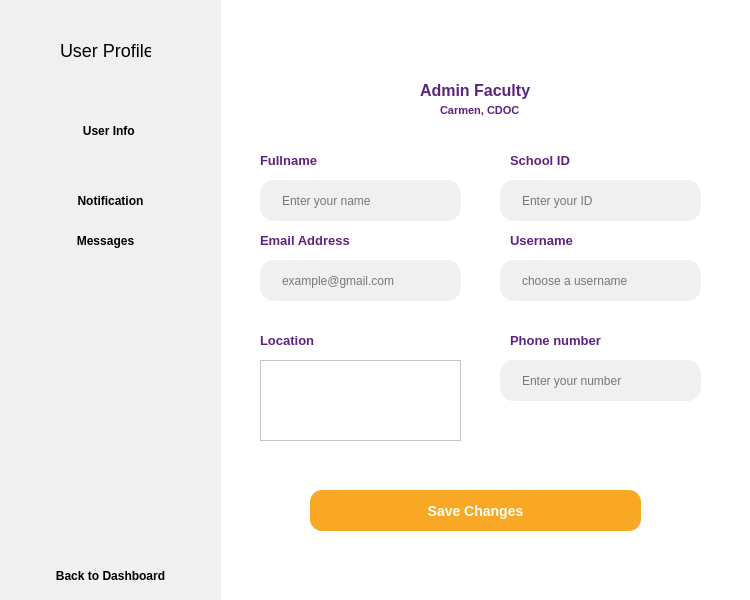
<?xml version="1.0" encoding="UTF-8"?>
<ui version="4.0">
 <class>Dialog</class>
 <widget class="QDialog" name="Dialog">
  <property name="geometry">
   <rect>
    <x>0</x>
    <y>0</y>
    <width>750</width>
    <height>600</height>
   </rect>
  </property>
  <property name="sizePolicy">
   <sizepolicy hsizetype="Fixed" vsizetype="Fixed">
    <horstretch>0</horstretch>
    <verstretch>0</verstretch>
   </sizepolicy>
  </property>
  <property name="minimumSize">
   <size>
    <width>750</width>
    <height>600</height>
   </size>
  </property>
  <property name="maximumSize">
   <size>
    <width>750</width>
    <height>600</height>
   </size>
  </property>
  <property name="windowTitle">
   <string>Dialog</string>
  </property>
  <property name="styleSheet">
   <string notr="true">background-color: white;</string>
  </property>
  <widget class="QGroupBox" name="buttons_sidegroup">
   <property name="geometry">
    <rect>
     <x>0</x>
     <y>0</y>
     <width>221</width>
     <height>611</height>
    </rect>
   </property>
   <property name="styleSheet">
    <string notr="true">QGroupBox{
border: 0px;
	background-color: rgb(240, 240, 240);
}
QPushButton {
 
	color: black;
		background-color: rgb(240, 240, 240);
	
border: 0px solid;
border-radius : 2px;

}

QPushButton:hover {
	
	background-color: rgb(66, 24, 90);
	
	color:white;
}
</string>
   </property>
   <property name="title">
    <string/>
   </property>
   <widget class="QPushButton" name="edit_buttn">
    <property name="geometry">
     <rect>
      <x>-10</x>
      <y>90</y>
      <width>231</width>
      <height>81</height>
     </rect>
    </property>
    <property name="font">
     <font>
      <weight>75</weight>
      <italic>false</italic>
      <bold>true</bold>
     </font>
    </property>
    <property name="styleSheet">
     <string notr="true"/>
    </property>
    <property name="text">
     <string>  User Info</string>
    </property>
    <property name="icon">
     <iconset>
      <normaloff>../../img/faculty/availability.svg</normaloff>../../img/faculty/availability.svg</iconset>
    </property>
    <property name="iconSize">
     <size>
      <width>28</width>
      <height>50</height>
     </size>
    </property>
   </widget>
   <widget class="QPushButton" name="logout_buttn">
    <property name="geometry">
     <rect>
      <x>0</x>
      <y>550</y>
      <width>221</width>
      <height>51</height>
     </rect>
    </property>
    <property name="font">
     <font>
      <weight>75</weight>
      <italic>false</italic>
      <bold>true</bold>
     </font>
    </property>
    <property name="styleSheet">
     <string notr="true"/>
    </property>
    <property name="text">
     <string>Back to Dashboard</string>
    </property>
    <property name="icon">
     <iconset>
      <normaloff>../../img/faculty/logout.svg</normaloff>../../img/faculty/logout.svg</iconset>
    </property>
   </widget>
   <widget class="QPushButton" name="notification_buttn">
    <property name="geometry">
     <rect>
      <x>0</x>
      <y>180</y>
      <width>221</width>
      <height>41</height>
     </rect>
    </property>
    <property name="font">
     <font>
      <weight>75</weight>
      <italic>false</italic>
      <bold>true</bold>
     </font>
    </property>
    <property name="styleSheet">
     <string notr="true"/>
    </property>
    <property name="text">
     <string>Notification</string>
    </property>
    <property name="iconSize">
     <size>
      <width>30</width>
      <height>50</height>
     </size>
    </property>
   </widget>
   <widget class="QLabel" name="label">
    <property name="geometry">
     <rect>
      <x>60</x>
      <y>40</y>
      <width>91</width>
      <height>21</height>
     </rect>
    </property>
    <property name="styleSheet">
     <string notr="true">background-color: rgba(0,0,0,0%);
font: 18px;</string>
    </property>
    <property name="text">
     <string>User Profile</string>
    </property>
   </widget>
   <widget class="QPushButton" name="settings_buttn_2">
    <property name="geometry">
     <rect>
      <x>-10</x>
      <y>220</y>
      <width>231</width>
      <height>41</height>
     </rect>
    </property>
    <property name="font">
     <font>
      <weight>75</weight>
      <italic>false</italic>
      <bold>true</bold>
     </font>
    </property>
    <property name="layoutDirection">
     <enum>Qt::LeftToRight</enum>
    </property>
    <property name="styleSheet">
     <string notr="true"/>
    </property>
    <property name="text">
     <string>Messages</string>
    </property>
    <property name="icon">
     <iconset>
      <normaloff>photos/1915618441595156106.svg</normaloff>photos/1915618441595156106.svg</iconset>
    </property>
    <property name="iconSize">
     <size>
      <width>28</width>
      <height>50</height>
     </size>
    </property>
   </widget>
  </widget>
  <widget class="QStackedWidget" name="stackedWidget">
   <property name="geometry">
    <rect>
     <x>150</x>
     <y>0</y>
     <width>601</width>
     <height>591</height>
    </rect>
   </property>
   <property name="styleSheet">
    <string notr="true">QPushButton {
 
	color: rgb(255, 255, 255);
	background-color: rgb(249, 168, 38);
border: 0px solid;
border-radius: 12px;
font: bold 14px;
}

QPushButton:hover {
	
	background-color: rgb(255, 215, 157);
	color: rgb(0, 0, 0);
}

QLineEdit {

border:0px solid rgb(37,45,56);
	background-color: rgb(240, 240, 240);
border-radius: bold 15px;
	color: rgb(0, 0, 0);
padding-left: 20px;
padding-right: 20px;
}

QLineEdit:hover {
border: 2px solid white;
}


#tableWidget {
	background-color: rgba(88, 105, 126, 50);
	margin-bottom: 20px;
	margin-left: 20px;
	margin-right: 20px;
	border-radius: 10px;
	gridline-color: rgba(47, 56, 67, 150);
	font-size: 15px;
}

#tableWidget::item {
	background-color: rgba(17, 29, 43, 150);
	color: rgb(255, 255, 255);
	padding-left: 20px;
	padding-right: 20px;
}

#tableWidget::item:selected{
	background-color: rgba(119, 143, 171, 100);
}

#tableWidget QHeaderView::section{
	background-color: rgba(88, 105, 126, 150);
	border-style: none;
    border-bottom: 1px solid rgba(61, 73, 88, 150);
   	border-right: 1px solid rgba(61, 73, 88, 150);
	color: rgb(255, 255, 255);
	font-size: 15px;
	font-weight: 600;
	border-top-left-radius: 7px;
    border-top-right-radius: 7px;
}

#tableWidget QHeaderView {
	background-color: transparent;
}

#pushButton {
	background-color: rgba(0, 0, 0, 0);
	border: none;
	color: #fff;
	font-size: 15px;
	margin: 10px 10px;
	padding-bottom: 1px;
	padding-left: 4px;
	padding-right: 4px;
}

#pushButton:hover {
	border-bottom: 1px solid #fff;
}


 QScrollBar:vertical {
	border: none;
    background: rgb(52, 59, 72);
    width: 10px;
    margin: 15px 0;
 }

QScrollBar:horizontal {
    border: none;
    background: rgb(52, 59, 72);
    height: 10px;
    margin: 0px 15px;
}

 QScrollBar::handle:vertical {	
	background: rgb(140, 160, 180);
    min-height: 25px;
	border-radius: 4px
 }

QScrollBar::handle:horizontal {
    background: rgb(140, 160, 180);
    min-width: 25px;
	border-radius: 4px
}

 QScrollBar::add-line:vertical {
	border: none;
	background: rgb(55, 63, 77);
	height: 20px;
	border-bottom-left-radius: 4px;
	border-bottom-right-radius: 4px;
	subcontrol-position: bottom;
	subcontrol-origin: margin;
 }

 QScrollBar::sub-line:vertical {
	border: none;
	background: rgb(55, 63, 77);
	height: 20px;
	border-top-left-radius: 4px;
	border-top-right-radius: 4px;
	subcontrol-position: top;
	subcontrol-origin: margin;
 }

QScrollBar::add-line:horizontal {
    border: none;
    background: rgb(55, 63, 77);
    width: 20px;
	border-top-right-radius: 4px;
    border-bottom-right-radius: 4px;
    subcontrol-position: right;
    subcontrol-origin: margin;
}

QScrollBar::sub-line:horizontal {
    border: none;
    background: rgb(55, 63, 77);
    width: 20px;
	border-top-left-radius: 4px;
    border-bottom-left-radius: 4px;
    subcontrol-position: left;
    subcontrol-origin: margin;
}

QScrollBar::up-arrow:horizontal, QScrollBar::down-arrow:vertical
{
     background: none;
}

 QScrollBar::add-page:vertical, QScrollBar::sub-page:vertical {
     background: none;
 }

QScrollBar::up-arrow:horizontal, QScrollBar::down-arrow:horizontal
{
     background: none;
}

QScrollBar::add-page:horizontal, QScrollBar::sub-page:horizontal
{
     background: none;
}
</string>
   </property>
   <property name="currentIndex">
    <number>0</number>
   </property>
   <widget class="QWidget" name="UserInfo">
    <widget class="QLineEdit" name="name_edit">
     <property name="geometry">
      <rect>
       <x>110</x>
       <y>180</y>
       <width>201</width>
       <height>41</height>
      </rect>
     </property>
     <property name="styleSheet">
      <string notr="true"/>
     </property>
     <property name="text">
      <string/>
     </property>
     <property name="echoMode">
      <enum>QLineEdit::Normal</enum>
     </property>
     <property name="placeholderText">
      <string>Enter your name</string>
     </property>
    </widget>
    <widget class="QLabel" name="label_6">
     <property name="geometry">
      <rect>
       <x>110</x>
       <y>150</y>
       <width>91</width>
       <height>21</height>
      </rect>
     </property>
     <property name="font">
      <font>
       <family>Nirmala UI</family>
       <pointsize>10</pointsize>
       <weight>75</weight>
       <bold>true</bold>
      </font>
     </property>
     <property name="styleSheet">
      <string notr="true">color: rgb(94, 34, 127);
background-color: rgba(0,0,0,0%);</string>
     </property>
     <property name="text">
      <string>Fullname</string>
     </property>
    </widget>
    <widget class="QLineEdit" name="userID_edit">
     <property name="geometry">
      <rect>
       <x>350</x>
       <y>180</y>
       <width>201</width>
       <height>41</height>
      </rect>
     </property>
     <property name="styleSheet">
      <string notr="true"/>
     </property>
     <property name="text">
      <string/>
     </property>
     <property name="echoMode">
      <enum>QLineEdit::Normal</enum>
     </property>
     <property name="placeholderText">
      <string>Enter your ID</string>
     </property>
    </widget>
    <widget class="QLineEdit" name="email_edit">
     <property name="geometry">
      <rect>
       <x>110</x>
       <y>260</y>
       <width>201</width>
       <height>41</height>
      </rect>
     </property>
     <property name="styleSheet">
      <string notr="true"/>
     </property>
     <property name="text">
      <string/>
     </property>
     <property name="echoMode">
      <enum>QLineEdit::Normal</enum>
     </property>
     <property name="placeholderText">
      <string>example@gmail.com</string>
     </property>
    </widget>
    <widget class="QLabel" name="label_7">
     <property name="geometry">
      <rect>
       <x>110</x>
       <y>230</y>
       <width>121</width>
       <height>21</height>
      </rect>
     </property>
     <property name="font">
      <font>
       <family>Nirmala UI</family>
       <pointsize>10</pointsize>
       <weight>75</weight>
       <bold>true</bold>
      </font>
     </property>
     <property name="styleSheet">
      <string notr="true">color: rgb(94, 34, 127);
background-color: rgba(0,0,0,0%);</string>
     </property>
     <property name="text">
      <string>Email Address</string>
     </property>
    </widget>
    <widget class="QLabel" name="label_8">
     <property name="geometry">
      <rect>
       <x>360</x>
       <y>150</y>
       <width>81</width>
       <height>21</height>
      </rect>
     </property>
     <property name="font">
      <font>
       <family>Nirmala UI</family>
       <pointsize>10</pointsize>
       <weight>75</weight>
       <bold>true</bold>
      </font>
     </property>
     <property name="styleSheet">
      <string notr="true">color: rgb(94, 34, 127);
background-color: rgba(0,0,0,0%);</string>
     </property>
     <property name="text">
      <string>School ID</string>
     </property>
    </widget>
    <widget class="QLineEdit" name="phonenum_edit">
     <property name="geometry">
      <rect>
       <x>350</x>
       <y>360</y>
       <width>201</width>
       <height>41</height>
      </rect>
     </property>
     <property name="styleSheet">
      <string notr="true"/>
     </property>
     <property name="text">
      <string/>
     </property>
     <property name="echoMode">
      <enum>QLineEdit::Normal</enum>
     </property>
     <property name="placeholderText">
      <string>Enter your number</string>
     </property>
    </widget>
    <widget class="QLabel" name="label_9">
     <property name="geometry">
      <rect>
       <x>360</x>
       <y>230</y>
       <width>121</width>
       <height>21</height>
      </rect>
     </property>
     <property name="font">
      <font>
       <family>Nirmala UI</family>
       <pointsize>10</pointsize>
       <weight>75</weight>
       <bold>true</bold>
      </font>
     </property>
     <property name="styleSheet">
      <string notr="true">color: rgb(94, 34, 127);
background-color: rgba(0,0,0,0%);</string>
     </property>
     <property name="text">
      <string>Username</string>
     </property>
    </widget>
    <widget class="QLabel" name="label_10">
     <property name="geometry">
      <rect>
       <x>110</x>
       <y>330</y>
       <width>121</width>
       <height>21</height>
      </rect>
     </property>
     <property name="font">
      <font>
       <family>Nirmala UI</family>
       <pointsize>10</pointsize>
       <weight>75</weight>
       <bold>true</bold>
      </font>
     </property>
     <property name="styleSheet">
      <string notr="true">color: rgb(94, 34, 127);
background-color: rgba(0,0,0,0%);</string>
     </property>
     <property name="text">
      <string>Location</string>
     </property>
    </widget>
    <widget class="QLabel" name="label_11">
     <property name="geometry">
      <rect>
       <x>350</x>
       <y>330</y>
       <width>121</width>
       <height>21</height>
      </rect>
     </property>
     <property name="font">
      <font>
       <family>Nirmala UI</family>
       <pointsize>10</pointsize>
       <weight>75</weight>
       <bold>true</bold>
      </font>
     </property>
     <property name="styleSheet">
      <string notr="true">color: rgb(94, 34, 127);
background-color: rgba(0,0,0,0%);</string>
     </property>
     <property name="text">
      <string/>
     </property>
    </widget>
    <widget class="QLabel" name="label_13">
     <property name="geometry">
      <rect>
       <x>360</x>
       <y>330</y>
       <width>121</width>
       <height>21</height>
      </rect>
     </property>
     <property name="font">
      <font>
       <family>Nirmala UI</family>
       <pointsize>10</pointsize>
       <weight>75</weight>
       <bold>true</bold>
      </font>
     </property>
     <property name="styleSheet">
      <string notr="true">color: rgb(94, 34, 127);
background-color: rgba(0,0,0,0%);</string>
     </property>
     <property name="text">
      <string>Phone number</string>
     </property>
    </widget>
    <widget class="QLineEdit" name="username_edit">
     <property name="geometry">
      <rect>
       <x>350</x>
       <y>260</y>
       <width>201</width>
       <height>41</height>
      </rect>
     </property>
     <property name="styleSheet">
      <string notr="true"/>
     </property>
     <property name="text">
      <string/>
     </property>
     <property name="echoMode">
      <enum>QLineEdit::Normal</enum>
     </property>
     <property name="placeholderText">
      <string>choose a username</string>
     </property>
    </widget>
    <widget class="QPushButton" name="savechanges_buttn">
     <property name="geometry">
      <rect>
       <x>160</x>
       <y>490</y>
       <width>331</width>
       <height>41</height>
      </rect>
     </property>
     <property name="font">
      <font>
       <pointsize>-1</pointsize>
       <weight>75</weight>
       <italic>false</italic>
       <bold>true</bold>
      </font>
     </property>
     <property name="styleSheet">
      <string notr="true"/>
     </property>
     <property name="text">
      <string>Save Changes</string>
     </property>
    </widget>
    <widget class="QLabel" name="label_21">
     <property name="geometry">
      <rect>
       <x>170</x>
       <y>30</y>
       <width>91</width>
       <height>121</height>
      </rect>
     </property>
     <property name="font">
      <font>
       <family>Nirmala UI</family>
       <pointsize>10</pointsize>
       <weight>75</weight>
       <bold>true</bold>
      </font>
     </property>
     <property name="styleSheet">
      <string notr="true">color: rgb(94, 34, 127);
background-color: rgba(0,0,0,0%);</string>
     </property>
     <property name="text">
      <string/>
     </property>
     <property name="pixmap">
      <pixmap>../../img/faculty/1111.svg</pixmap>
     </property>
     <property name="scaledContents">
      <bool>true</bool>
     </property>
    </widget>
    <widget class="QLabel" name="name_user">
     <property name="geometry">
      <rect>
       <x>270</x>
       <y>70</y>
       <width>170</width>
       <height>41</height>
      </rect>
     </property>
     <property name="sizePolicy">
      <sizepolicy hsizetype="Fixed" vsizetype="Fixed">
       <horstretch>0</horstretch>
       <verstretch>0</verstretch>
      </sizepolicy>
     </property>
     <property name="maximumSize">
      <size>
       <width>170</width>
       <height>41</height>
      </size>
     </property>
     <property name="font">
      <font>
       <family>Nirmala UI</family>
       <pointsize>12</pointsize>
       <weight>75</weight>
       <bold>true</bold>
      </font>
     </property>
     <property name="styleSheet">
      <string notr="true">color: rgb(94, 34, 127);
background-color: rgba(0,0,0,0%);</string>
     </property>
     <property name="text">
      <string>Admin Faculty</string>
     </property>
    </widget>
    <widget class="QLabel" name="location_user">
     <property name="geometry">
      <rect>
       <x>290</x>
       <y>100</y>
       <width>131</width>
       <height>21</height>
      </rect>
     </property>
     <property name="font">
      <font>
       <family>Nirmala UI</family>
       <pointsize>8</pointsize>
       <weight>75</weight>
       <bold>true</bold>
      </font>
     </property>
     <property name="styleSheet">
      <string notr="true">color: rgb(94, 34, 127);
background-color: rgba(0,0,0,0%);</string>
     </property>
     <property name="text">
      <string>Carmen, CDOC</string>
     </property>
    </widget>
    <widget class="QTextEdit" name="textEdit_location">
     <property name="geometry">
      <rect>
       <x>110</x>
       <y>360</y>
       <width>201</width>
       <height>81</height>
      </rect>
     </property>
    </widget>
    <zorder>label_21</zorder>
    <zorder>name_edit</zorder>
    <zorder>userID_edit</zorder>
    <zorder>email_edit</zorder>
    <zorder>label_7</zorder>
    <zorder>label_8</zorder>
    <zorder>phonenum_edit</zorder>
    <zorder>label_9</zorder>
    <zorder>label_10</zorder>
    <zorder>label_11</zorder>
    <zorder>label_13</zorder>
    <zorder>username_edit</zorder>
    <zorder>savechanges_buttn</zorder>
    <zorder>name_user</zorder>
    <zorder>location_user</zorder>
    <zorder>label_6</zorder>
    <zorder>textEdit_location</zorder>
   </widget>
   <widget class="QWidget" name="Notification">
    <widget class="QLabel" name="label_2">
     <property name="geometry">
      <rect>
       <x>40</x>
       <y>30</y>
       <width>31</width>
       <height>61</height>
      </rect>
     </property>
     <property name="styleSheet">
      <string notr="true">background-color: rgba(0,0,0,0%);
font: 18px;</string>
     </property>
     <property name="text">
      <string/>
     </property>
     <property name="pixmap">
      <pixmap>photos/13252117381571183079.svg</pixmap>
     </property>
    </widget>
    <widget class="QLabel" name="label_3">
     <property name="geometry">
      <rect>
       <x>230</x>
       <y>70</y>
       <width>211</width>
       <height>21</height>
      </rect>
     </property>
     <property name="font">
      <font>
       <family>Nirmala UI</family>
       <pointsize>11</pointsize>
       <weight>75</weight>
       <italic>false</italic>
       <bold>true</bold>
      </font>
     </property>
     <property name="styleSheet">
      <string notr="true">background-color: rgba(0,0,0,0%);
</string>
     </property>
     <property name="text">
      <string>NOTIFICATION DISPLAY</string>
     </property>
    </widget>
    <widget class="QPushButton" name="Update">
     <property name="geometry">
      <rect>
       <x>210</x>
       <y>520</y>
       <width>221</width>
       <height>60</height>
      </rect>
     </property>
     <property name="font">
      <font>
       <family>Segoe UI</family>
       <pointsize>-1</pointsize>
       <weight>75</weight>
       <italic>false</italic>
       <bold>true</bold>
      </font>
     </property>
     <property name="text">
      <string>Update</string>
     </property>
    </widget>
    <widget class="QTableWidget" name="tableWidget">
     <property name="geometry">
      <rect>
       <x>90</x>
       <y>120</y>
       <width>461</width>
       <height>411</height>
      </rect>
     </property>
     <property name="editTriggers">
      <set>QAbstractItemView::NoEditTriggers</set>
     </property>
     <property name="tabKeyNavigation">
      <bool>false</bool>
     </property>
     <property name="showDropIndicator" stdset="0">
      <bool>false</bool>
     </property>
     <property name="dragDropOverwriteMode">
      <bool>false</bool>
     </property>
     <property name="alternatingRowColors">
      <bool>false</bool>
     </property>
     <property name="selectionMode">
      <enum>QAbstractItemView::SingleSelection</enum>
     </property>
     <property name="selectionBehavior">
      <enum>QAbstractItemView::SelectRows</enum>
     </property>
     <property name="wordWrap">
      <bool>true</bool>
     </property>
     <property name="cornerButtonEnabled">
      <bool>false</bool>
     </property>
     <attribute name="horizontalHeaderCascadingSectionResizes">
      <bool>false</bool>
     </attribute>
     <attribute name="horizontalHeaderHighlightSections">
      <bool>false</bool>
     </attribute>
     <attribute name="horizontalHeaderShowSortIndicator" stdset="0">
      <bool>false</bool>
     </attribute>
     <attribute name="horizontalHeaderStretchLastSection">
      <bool>false</bool>
     </attribute>
     <attribute name="verticalHeaderVisible">
      <bool>false</bool>
     </attribute>
     <row>
      <property name="text">
       <string>New Row</string>
      </property>
     </row>
     <row>
      <property name="text">
       <string>New Row</string>
      </property>
     </row>
     <row>
      <property name="text">
       <string>New Row</string>
      </property>
     </row>
     <row>
      <property name="text">
       <string>New Row</string>
      </property>
     </row>
     <row>
      <property name="text">
       <string>New Row</string>
      </property>
     </row>
     <row>
      <property name="text">
       <string>New Row</string>
      </property>
     </row>
     <row>
      <property name="text">
       <string>New Row</string>
      </property>
     </row>
     <row>
      <property name="text">
       <string>New Row</string>
      </property>
     </row>
     <row>
      <property name="text">
       <string>New Row</string>
      </property>
     </row>
     <row>
      <property name="text">
       <string>New Row</string>
      </property>
     </row>
     <row>
      <property name="text">
       <string>New Row</string>
      </property>
     </row>
     <row>
      <property name="text">
       <string>New Row</string>
      </property>
     </row>
     <row>
      <property name="text">
       <string>New Row</string>
      </property>
     </row>
     <row>
      <property name="text">
       <string>New Row</string>
      </property>
     </row>
     <row>
      <property name="text">
       <string>New Row</string>
      </property>
     </row>
     <row>
      <property name="text">
       <string>New Row</string>
      </property>
     </row>
     <row>
      <property name="text">
       <string>New Row</string>
      </property>
     </row>
     <row>
      <property name="text">
       <string>New Row</string>
      </property>
     </row>
     <row>
      <property name="text">
       <string>New Row</string>
      </property>
     </row>
     <row>
      <property name="text">
       <string>New Row</string>
      </property>
     </row>
     <row>
      <property name="text">
       <string>New Row</string>
      </property>
     </row>
     <row>
      <property name="text">
       <string>New Row</string>
      </property>
     </row>
     <row>
      <property name="text">
       <string>New Row</string>
      </property>
     </row>
     <row>
      <property name="text">
       <string>New Row</string>
      </property>
     </row>
     <row>
      <property name="text">
       <string>New Row</string>
      </property>
     </row>
     <row>
      <property name="text">
       <string>New Row</string>
      </property>
     </row>
     <column>
      <property name="text">
       <string>Notifications</string>
      </property>
     </column>
     <item row="0" column="0">
      <property name="text">
       <string>Recipient</string>
      </property>
     </item>
    </widget>
   </widget>
   <widget class="QWidget" name="Messages">
    <widget class="QGroupBox" name="groupBox_2">
     <property name="geometry">
      <rect>
       <x>100</x>
       <y>120</y>
       <width>481</width>
       <height>361</height>
      </rect>
     </property>
     <property name="styleSheet">
      <string notr="true">background-color: rgba(0,0,0,0%)</string>
     </property>
     <property name="title">
      <string/>
     </property>
     <widget class="QLabel" name="label_22">
      <property name="geometry">
       <rect>
        <x>140</x>
        <y>260</y>
        <width>221</width>
        <height>41</height>
       </rect>
      </property>
      <property name="font">
       <font>
        <family>Nirmala UI</family>
        <pointsize>12</pointsize>
        <weight>75</weight>
        <italic>false</italic>
        <bold>true</bold>
       </font>
      </property>
      <property name="styleSheet">
       <string notr="true">background-color: rgba(0,0,0,0%);
</string>
      </property>
      <property name="text">
       <string>No messages for you</string>
      </property>
     </widget>
     <widget class="QLabel" name="label_23">
      <property name="geometry">
       <rect>
        <x>130</x>
        <y>60</y>
        <width>201</width>
        <height>181</height>
       </rect>
      </property>
      <property name="font">
       <font>
        <family>Nirmala UI</family>
        <pointsize>-1</pointsize>
        <weight>50</weight>
        <italic>false</italic>
        <bold>false</bold>
       </font>
      </property>
      <property name="styleSheet">
       <string notr="true">background-color: rgba(0,0,0,0%);
font: 18px;</string>
      </property>
      <property name="text">
       <string/>
      </property>
      <property name="pixmap">
       <pixmap>../../img/studentdashboard/icons/message.svg</pixmap>
      </property>
      <property name="scaledContents">
       <bool>true</bool>
      </property>
     </widget>
    </widget>
    <widget class="QLabel" name="label_24">
     <property name="geometry">
      <rect>
       <x>70</x>
       <y>50</y>
       <width>41</width>
       <height>31</height>
      </rect>
     </property>
     <property name="font">
      <font>
       <family>Nirmala UI</family>
       <pointsize>12</pointsize>
       <weight>75</weight>
       <italic>false</italic>
       <bold>true</bold>
      </font>
     </property>
     <property name="styleSheet">
      <string notr="true">background-color: rgba(0,0,0,0%);
</string>
     </property>
     <property name="text">
      <string/>
     </property>
     <property name="pixmap">
      <pixmap>photos/6796998061529659197.svg</pixmap>
     </property>
    </widget>
    <widget class="QLabel" name="label_25">
     <property name="geometry">
      <rect>
       <x>100</x>
       <y>50</y>
       <width>91</width>
       <height>31</height>
      </rect>
     </property>
     <property name="font">
      <font>
       <family>Nirmala UI</family>
       <pointsize>12</pointsize>
       <weight>75</weight>
       <bold>true</bold>
      </font>
     </property>
     <property name="styleSheet">
      <string notr="true">background-color: rgba(0,0,0,0%);
</string>
     </property>
     <property name="text">
      <string>Messages</string>
     </property>
    </widget>
   </widget>
  </widget>
  <zorder>stackedWidget</zorder>
  <zorder>buttons_sidegroup</zorder>
 </widget>
 <resources/>
 <connections/>
</ui>
